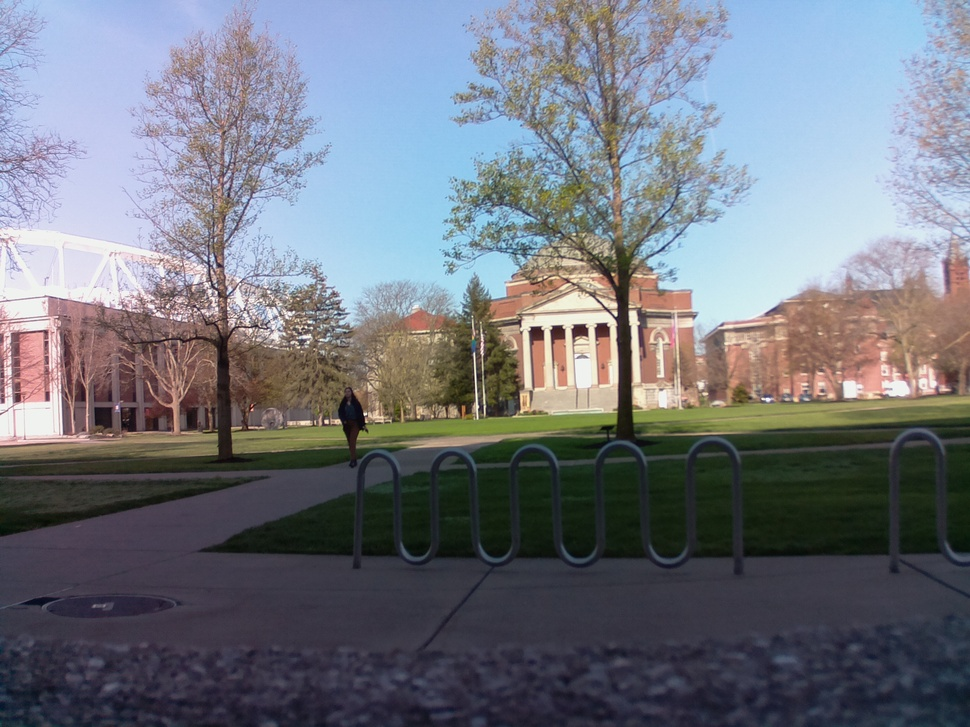
#> input picture registration/left.jpg, 970 x 727 px, shrunk from 2592 x 1944 before the run
$ python overlay_color.py
#> lines starting #> are read from the running program, lines starting #| are printed output that depends on the picture
#!/usr/bin/env python3
# Align two color images of the same size, overlay one on the other

import cv2
import numpy as np

# First load both images
im1 = cv2.imread("left.jpg")
#> im1 is the input picture: shape (727, 970, 3); mean B, G, R 127.6, 118.4, 114.4
im2 = cv2.imread("right.jpg")
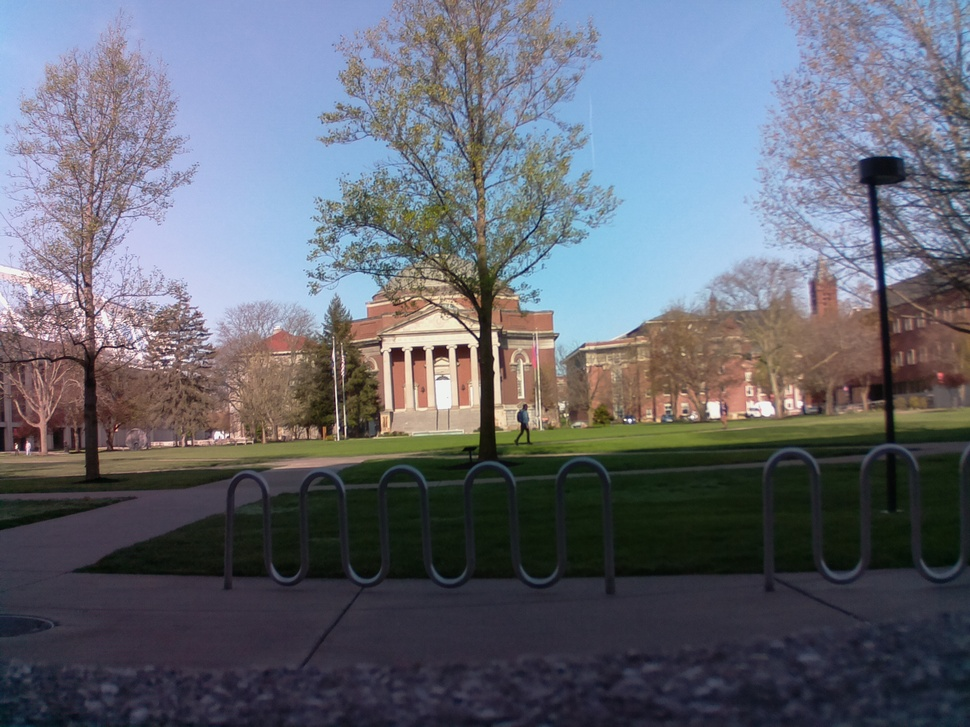
#> input picture registration/right.jpg, 970 x 727 px, shrunk from 2592 x 1944 before the run
#> im2 is the input picture: shape (727, 970, 3); mean B, G, R 115.1, 104.4, 100.7

orb = cv2.ORB_create(100)
keypoints1, descriptors1 = orb.detectAndCompute(im1, None)
#> keypoints1 = 100 keypoints; strongest (x, y, size): (325, 421, 31), (616, 315, 31), (555, 328, 92.6), (600, 325, 92.6)
keypoints2, descriptors2 = orb.detectAndCompute(im2, None)
#> keypoints2 = 100 keypoints; strongest (x, y, size): (478, 336, 31), (478, 335, 37.2), (439, 346, 92.6), (418, 348, 77.1)

# with ORB we find keypoints, then we use brute force matching
# to match the keypoints across the images
matcher = cv2.BFMatcher(cv2.NORM_HAMMING, crossCheck=True)
matches = matcher.match(descriptors1, descriptors2)
#> matches = 62 matches

# sort matches
matches = sorted(matches, key = lambda x:x.distance)

# only use top matches
matches = matches[:int(len(matches)*0.9)]
#> matches = 55 matches
num_matches = len(matches)
#> num_matches = 55

p1 = np.zeros((num_matches, 2))
p2 = np.zeros((num_matches, 2))

for i in range(len(matches)):
    p1[i, :] = keypoints1[matches[i].queryIdx].pt
    p2[i, :] = keypoints2[matches[i].trainIdx].pt
#> this loop made 55 passes
#> after the loop, p1 = 55 pairs, first value 209 to 845, second value 283 to 421; p2 = 55 pairs, first value 77 to 713.7, second value 302 to 441.6

# homography matrix, using RANSAC algorithm
homography, mask = cv2.findHomography(p1, p2, cv2.RANSAC)
#> homography = [[0.575, -0.237, 48.34], [-0.0922, 0.565, 109.4], [-0.000277, -0.000454, 1]]; mask = 55 values, max 1 at index 0, min 0 at index 43, mean 0.927

# transform im2 to match im1
align_im2 = cv2.warpPerspective(im2, homography, (im1.shape[1], im1.shape[0]))
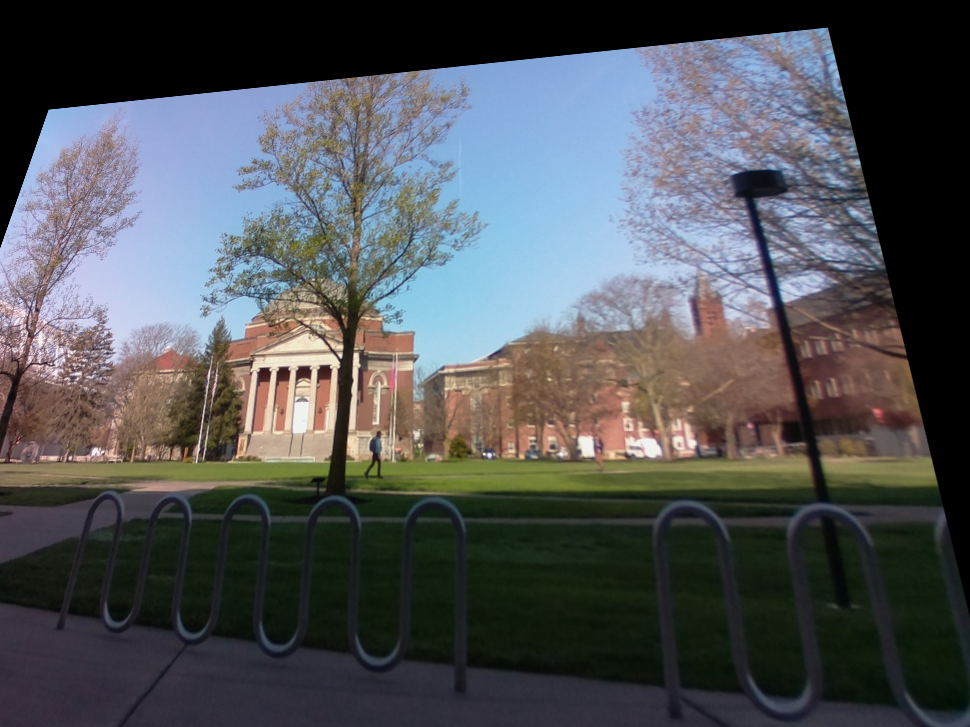
#> align_im2: shape (727, 970, 3); mean B, G, R 87.1, 83.6, 80.7
cv2.imwrite('transform.jpg', align_im2)

overlay = cv2.addWeighted(im1, 0.4, align_im2, 0.1, 0)
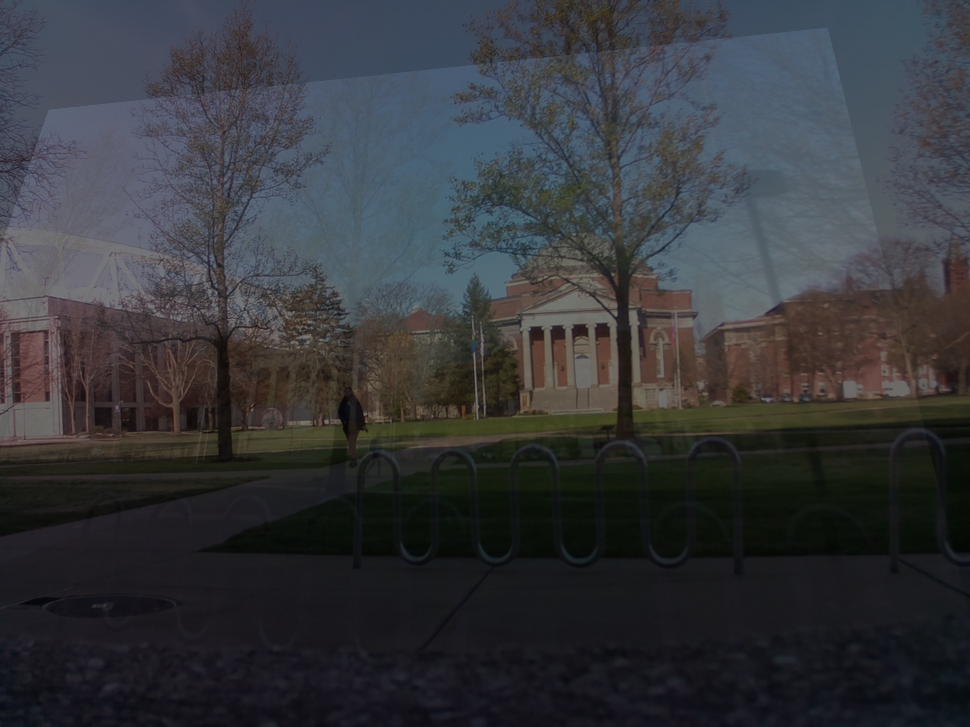
#> overlay: shape (727, 970, 3); mean B, G, R 59.7, 55.7, 53.8
cv2.imwrite('overlay.jpg', overlay)


show = cv2.drawMatches(im1, keypoints1, im2, keypoints2, matches[:500], None, flags=2)
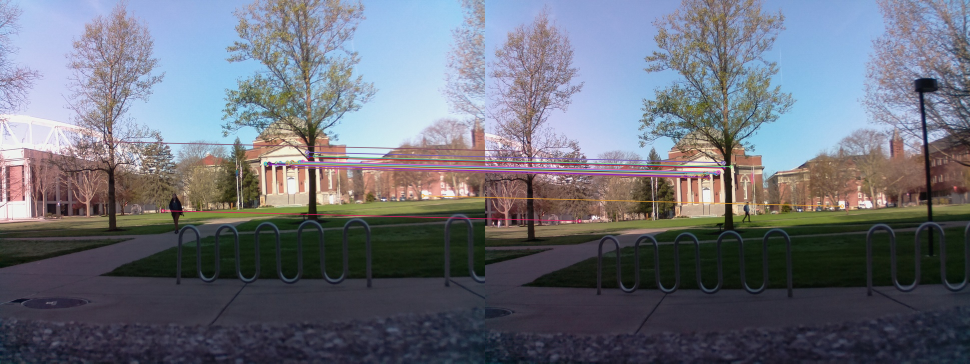
#> show: shape (727, 1940, 3) (shown at 1/2 size); mean B, G, R 121.5, 111.1, 107.6

cv2.imshow('Matches', show)
cv2.waitKey(0)

show = cv2.drawKeypoints(im1, keypoints1, None, color=(255,0,255), flags=0)
#> show: shape (727, 970, 3)
cv2.imshow('keyponts', show)


# Show final results
#cv2.imshow("Aligned Image 2", overlay)

stitchy=cv2.Stitcher.create()
(dummy,output)=stitchy.stitch([im1,align_im2])
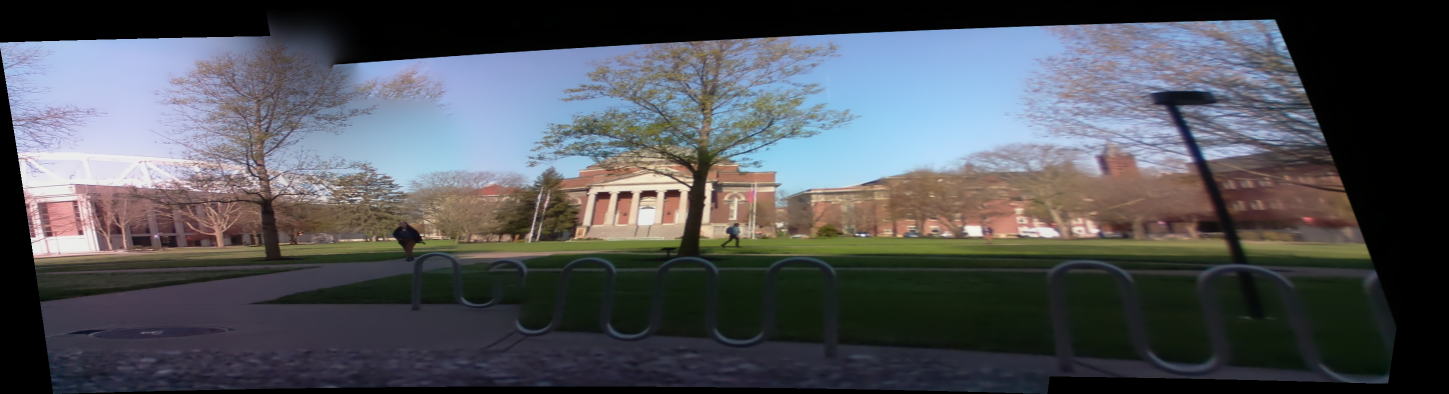
#> output: shape (788, 2898, 3) (shown at 1/2 size); mean B, G, R 88.1, 82.7, 80.2
#> dummy = 0
if dummy != cv2.STITCHER_OK:
  # checking if the stitching procedure is successful
  # .stitch() function returns a true value if stitching is
  # done successfully
    print("stitching ain't successful")
else:
    print('Your Panorama is ready!!!')
# final output
cv2.imshow('final result',output)

cv2.waitKey(0)


cv2.waitKey(0)
cv2.destroyAllWindows()
